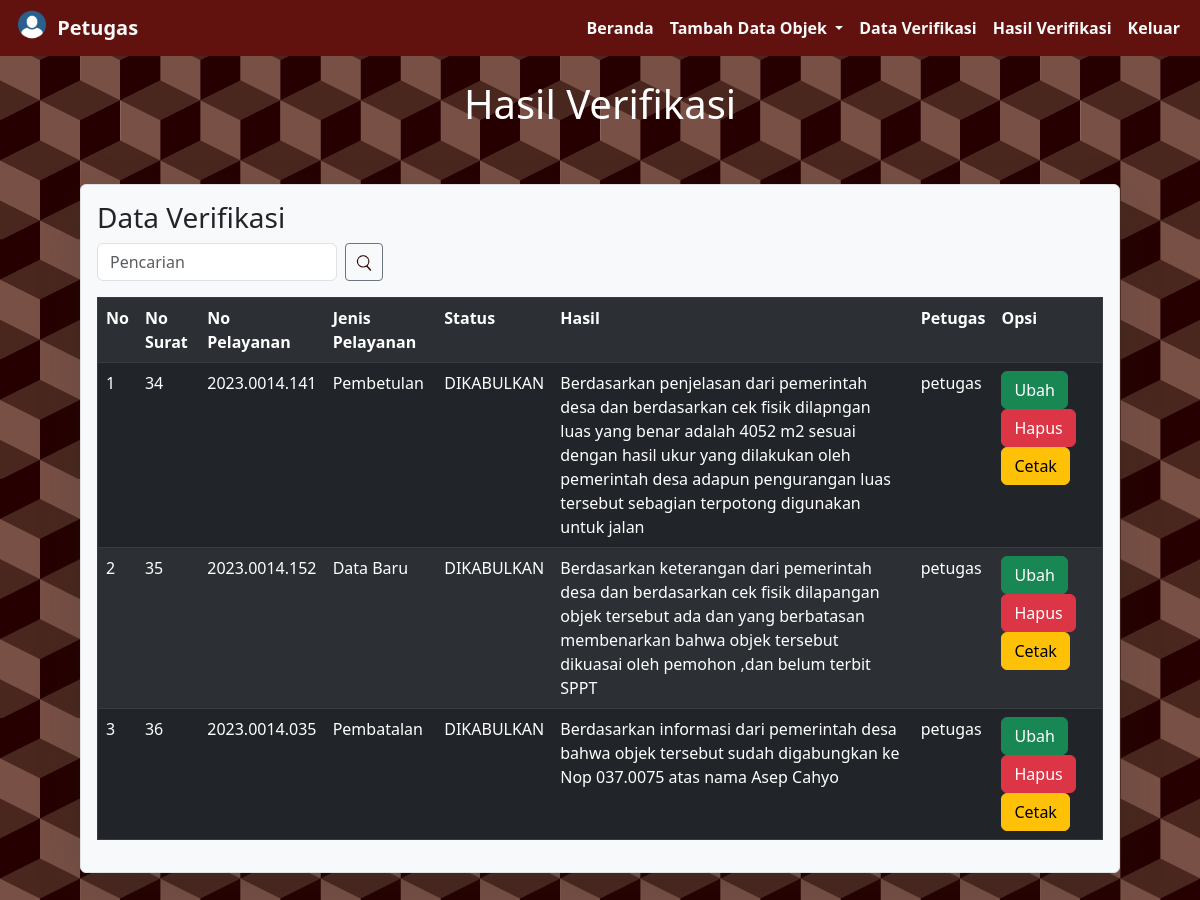
The app's page /petugas/hasil_verifikasi.php (signed in) with its own data.
### tables this page shows
CREATE TABLE `hasil_verifikasi` (
  `id_verifikasi` int(10) NOT NULL,
  `no_pelayanan` varchar(13) DEFAULT NULL,
  `status` varchar(20) DEFAULT NULL,
  `hasil` varchar(900) DEFAULT NULL,
  `id_user` int(10) DEFAULT NULL
);

CREATE TABLE `pelayanan` (
  `no_pelayanan` varchar(13) NOT NULL,
  `jenis_pelayanan` varchar(10) DEFAULT NULL,
  `id_data_lama` int(5) DEFAULT NULL,
  `id_data_baru` int(5) DEFAULT NULL,
  `perubah` varchar(20) NOT NULL
);

CREATE TABLE `akun` (
  `id_user` int(10) NOT NULL,
  `username` varchar(24) NOT NULL,
  `password` varchar(50) NOT NULL,
  `level` varchar(24) NOT NULL
);

### petugas/hasil_verifikasi.php (the view, shortened to what this page needs)
<!DOCTYPE html>
<html>
<head>
	<link rel="stylesheet" type="text/css" href="../bootstrap/css/bootstrap.css">
	<link href="../bootstrap/css/bootstrap.min.css" rel="stylesheet">
</head>
<body style="background-image: url('../img/bg3.png'); background-size:30em;">
<nav class="navbar navbar-expand-lg sticky-top "  data-bs-theme="dark" style="background-color:#62120e; color:white; font-weight: bold;">
  <div class="container-fluid">
    <a class="navbar-brand" href="#"><img src="../img/Profile.png" alt="" style="margin-top:-10px; width :40px;"> Petugas</a>
    <div class="collapse navbar-collapse" id="navbarSupportedContent">
      <ul class="navbar-nav ms-auto mb-2 mb-lg-0">
        <li class="nav-item">
          <a class="nav-link active" aria-current="page" href="dashboard.php">Beranda</a>
        </li>
        <div class="dropdown">
          <a class="nav-link active dropdown-toggle" href="#" role="button" data-bs-toggle="dropdown" aria-expanded="false">
          Tambah Data Objek
          </a>
        </div>
        <li class="nav-item">
          <a class="nav-link active" href="data_verifikasi.php">Data Verifikasi</a>
        </li>
        <li class="nav-item">
          <a class="nav-link active" href="hasil_verifikasi.php">Hasil Verifikasi</a>
        </li>
        <li class="nav-item">
          <a class="nav-link active" href="../logout.php">Keluar</a>
        </li>
      </ul>
    </div>
  </div>
</nav>
<br>
	<div class="judul">
		<h1 align="center" style="color:white;">Hasil Verifikasi</h1>
	</div>
	<br>
	<br>
	<div class="border border-start-9 shadow-lg p-3 mb-5 bg-body-tertiary rounded" style=" margin:0 5em;" >
    <div style=" ">
		<div style=""><h3>Data Verifikasi</h3></div>
	</div>
		<form action="" method="GET" class="d-flex">
			<input type="text" name="cari" placeholder="Pencarian" class="form-control me-2 mb-3" style="width:15rem;">
			<button class="btn btn-outline-secondary btn-sm me-2 mb-3" type="submit"><img src="../img/search.png" alt="cari" style="width:20px;"></button>
		</form class="mb-3">
	<table border="1" class="table table-dark table-striped">
		<tr>
			<th>No</th>
			<th>No Surat</th>
			<th>No Pelayanan</th>
			<th>Jenis Pelayanan</th>
			<th>Status</th>
            <th>Hasil</th>
            <th>Petugas</th>
            <th>Opsi</th>
		</tr>
		<?php
		include "../koneksi.php";
    if(isset($_GET['cari'])){
		$cari = $_GET['cari'];
		$result = mysqli_query($koneksi,"SELECT * FROM hasil_verifikasi INNER JOIN pelayanan ON hasil_verifikasi.no_pelayanan = pelayanan.no_pelayanan INNER JOIN akun ON hasil_verifikasi.id_user = akun.id_user
  where hasil_verifikasi.no_pelayanan like '%".$cari."%'
  OR jenis_pelayanan like '%".$cari."%'
  OR username like '%".$cari."%'
  OR hasil like '%".$cari."%'
  OR status like '%".$cari."%'
  ");
	}else{
		$result = mysqli_query($koneksi,"SELECT * FROM hasil_verifikasi INNER JOIN pelayanan ON hasil_verifikasi.no_pelayanan = pelayanan.no_pelayanan INNER JOIN akun ON hasil_verifikasi.id_user = akun.id_user");
	}
		$nomor = 1;
		while ($data = mysqli_fetch_assoc($result)) {
			?>
			<tr>
				<td><?php echo $nomor++; ?></td>
				<td><?php echo $data['id_verifikasi']; ?></td>
				<td><?php echo $data['no_pelayanan']; ?></td>
				<td><?php echo $data['jenis_pelayanan']; ?></td>
                <td><?php echo $data['status']; ?></td>
                <td><?php echo $data['hasil']; ?></td>
                <td><?php echo $data['username']; ?></td>
				<td>
					<a class="edit" href="edit_verifikasi.php?id_verifikasi=<?php echo $data['id_verifikasi']; ?>"><button class="btn btn-success">Ubah</button></a>
					<a class="hapus" href="hapus_verifikasi.php?no_pelayanan=<?php echo $data['no_pelayanan']; ?>"><button class="btn btn-danger">Hapus</button></a>
					<a class="cetak" target="_blank" href="berita_acara.php?id_verifikasi=<?php echo $data['id_verifikasi']; ?>"><button class="btn btn-warning">Cetak</button></a>
				</td>
			</tr>
		<?php } ?>
	</table>
	</div>
    <br>
</body>
</html>

### records on screen
hasil_verifikasi: id_verifikasi "34", no_pelayanan.no_pelayanan "2023.0014.141", no_pelayanan.jenis_pelayanan "Pembetulan", status "DIKABULKAN", hasil "Berdasarkan penjelasan dari pemerintah desa dan berdasarkan cek fisik dilapngan luas yang benar adalah 4052 m2 sesuai dengan hasil ukur yang dilakukan oleh pemerintah desa adapun pengurangan luas tersebut sebagian terpotong digunakan untuk jalan", id_user.username "petugas"
hasil_verifikasi: id_verifikasi "35", no_pelayanan.no_pelayanan "2023.0014.152", no_pelayanan.jenis_pelayanan "Data Baru", status "DIKABULKAN", hasil "Berdasarkan keterangan dari pemerintah desa dan berdasarkan cek fisik dilapangan objek tersebut ada dan yang berbatasan membenarkan bahwa objek tersebut dikuasai oleh pemohon ,dan belum terbit SPPT", id_user.username "petugas"
hasil_verifikasi: id_verifikasi "36", no_pelayanan.no_pelayanan "2023.0014.035", no_pelayanan.jenis_pelayanan "Pembatalan", status "DIKABULKAN", hasil "Berdasarkan informasi dari pemerintah desa bahwa objek tersebut sudah digabungkan ke Nop 037.0075 atas nama Asep Cahyo", id_user.username "petugas"
